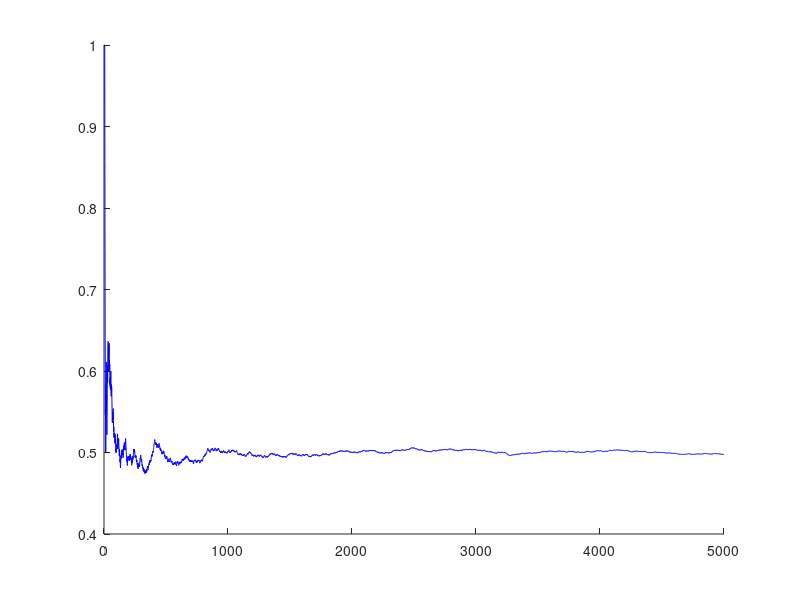

Here is the MATLAB script that generated this plot: (Note: this script raises an error after producing the figure.)
a=round(rand(1,5000));
b=ones(1,5000);
c=cumsum(a);
d=cumsum(b)
e=c./d
hold on

plot(1:5000,e,'b')
ylim([0:0.1:1])
plot(1:5000,0.5,'o-')
hold off